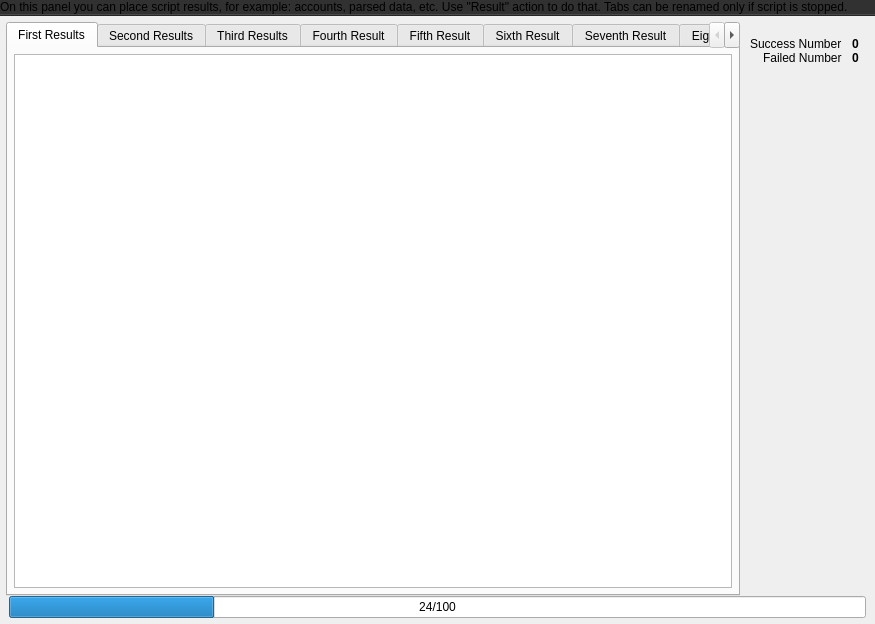
<?xml version="1.0" encoding="UTF-8"?>
<ui version="4.0">
 <class>OutputWidget</class>
 <widget class="QWidget" name="OutputWidget">
  <property name="geometry">
   <rect>
    <x>0</x>
    <y>0</y>
    <width>875</width>
    <height>624</height>
   </rect>
  </property>
  <property name="windowTitle">
   <string>Form</string>
  </property>
  <layout class="QVBoxLayout" name="verticalLayout_2">
   <property name="spacing">
    <number>0</number>
   </property>
   <property name="leftMargin">
    <number>0</number>
   </property>
   <property name="topMargin">
    <number>0</number>
   </property>
   <property name="rightMargin">
    <number>0</number>
   </property>
   <property name="bottomMargin">
    <number>6</number>
   </property>
   <item>
    <widget class="QWidget" name="TooltipContainer" native="true">
     <property name="styleSheet">
      <string notr="true">*{background-color:#313131}</string>
     </property>
     <layout class="QVBoxLayout" name="verticalLayout_5">
      <property name="spacing">
       <number>0</number>
      </property>
      <property name="leftMargin">
       <number>0</number>
      </property>
      <property name="topMargin">
       <number>0</number>
      </property>
      <property name="rightMargin">
       <number>0</number>
      </property>
      <property name="bottomMargin">
       <number>0</number>
      </property>
      <item>
       <widget class="QLabel" name="Tooltip">
        <property name="text">
         <string>&lt;html&gt;&lt;head/&gt;&lt;body&gt;&lt;p&gt;&lt;img src=&quot;:/studio/images/question.png&quot;/&gt; On this panel you can place script results, for example: accounts, parsed data, etc. Use &quot;Result&quot; action to do that. Tabs can be renamed only if script is stopped.&lt;/p&gt;&lt;/body&gt;&lt;/html&gt;</string>
        </property>
        <property name="wordWrap">
         <bool>true</bool>
        </property>
        <property name="margin">
         <number>6</number>
        </property>
       </widget>
      </item>
     </layout>
    </widget>
   </item>
   <item>
    <widget class="QWidget" name="Border1" native="true">
     <property name="minimumSize">
      <size>
       <width>0</width>
       <height>1</height>
      </size>
     </property>
     <property name="maximumSize">
      <size>
       <width>16777215</width>
       <height>1</height>
      </size>
     </property>
     <property name="styleSheet">
      <string notr="true">*{background-color:#494949}</string>
     </property>
    </widget>
   </item>
   <item>
    <widget class="QWidget" name="Border2" native="true">
     <property name="minimumSize">
      <size>
       <width>0</width>
       <height>1</height>
      </size>
     </property>
     <property name="maximumSize">
      <size>
       <width>16777215</width>
       <height>1</height>
      </size>
     </property>
     <property name="styleSheet">
      <string notr="true">*{background-color:#262626}</string>
     </property>
    </widget>
   </item>
   <item>
    <layout class="QHBoxLayout" name="horizontalLayout">
     <property name="leftMargin">
      <number>6</number>
     </property>
     <property name="topMargin">
      <number>6</number>
     </property>
     <property name="rightMargin">
      <number>6</number>
     </property>
     <item>
      <widget class="QTabWidget" name="tabWidget">
       <property name="currentIndex">
        <number>0</number>
       </property>
       <widget class="QWidget" name="tab">
        <attribute name="title">
         <string notr="true">First Results</string>
        </attribute>
        <layout class="QVBoxLayout" name="verticalLayout_3">
         <property name="leftMargin">
          <number>6</number>
         </property>
         <property name="topMargin">
          <number>6</number>
         </property>
         <property name="rightMargin">
          <number>6</number>
         </property>
         <property name="bottomMargin">
          <number>6</number>
         </property>
         <item>
          <widget class="QTextBrowser" name="Output1">
           <property name="font">
            <font>
             <family>Courier New</family>
             <pointsize>10</pointsize>
             <weight>75</weight>
             <bold>true</bold>
            </font>
           </property>
           <property name="lineWrapMode">
            <enum>QTextEdit::NoWrap</enum>
           </property>
           <property name="readOnly">
            <bool>true</bool>
           </property>
           <property name="html">
            <string>&lt;!DOCTYPE HTML PUBLIC &quot;-//W3C//DTD HTML 4.0//EN&quot; &quot;http://www.w3.org/TR/REC-html40/strict.dtd&quot;&gt;
&lt;html&gt;&lt;head&gt;&lt;meta name=&quot;qrichtext&quot; content=&quot;1&quot; /&gt;&lt;style type=&quot;text/css&quot;&gt;
p, li { white-space: pre-wrap; }
&lt;/style&gt;&lt;/head&gt;&lt;body style=&quot; font-family:'Courier New'; font-size:10pt; font-weight:600; font-style:normal;&quot;&gt;
&lt;p style=&quot;-qt-paragraph-type:empty; margin-top:0px; margin-bottom:0px; margin-left:0px; margin-right:0px; -qt-block-indent:0; text-indent:0px; font-weight:400;&quot;&gt;&lt;br /&gt;&lt;/p&gt;&lt;/body&gt;&lt;/html&gt;</string>
           </property>
           <property name="placeholderText">
            <string notr="true"/>
           </property>
           <property name="openExternalLinks">
            <bool>true</bool>
           </property>
          </widget>
         </item>
         <item>
          <layout class="QVBoxLayout" name="configuratorLayout_1"/>
         </item>
        </layout>
       </widget>
       <widget class="QWidget" name="tab_2">
        <attribute name="title">
         <string notr="true">Second Results</string>
        </attribute>
        <layout class="QVBoxLayout" name="verticalLayout_4">
         <property name="leftMargin">
          <number>6</number>
         </property>
         <property name="topMargin">
          <number>6</number>
         </property>
         <property name="rightMargin">
          <number>6</number>
         </property>
         <property name="bottomMargin">
          <number>6</number>
         </property>
         <item>
          <widget class="QTextBrowser" name="Output2">
           <property name="font">
            <font>
             <family>Courier New</family>
             <pointsize>10</pointsize>
             <weight>75</weight>
             <bold>true</bold>
            </font>
           </property>
           <property name="lineWrapMode">
            <enum>QTextEdit::NoWrap</enum>
           </property>
           <property name="placeholderText">
            <string notr="true"/>
           </property>
          </widget>
         </item>
         <item>
          <layout class="QVBoxLayout" name="configuratorLayout_2"/>
         </item>
        </layout>
       </widget>
       <widget class="QWidget" name="tab_3">
        <attribute name="title">
         <string notr="true">Third Results</string>
        </attribute>
        <layout class="QVBoxLayout" name="verticalLayout_6">
         <property name="leftMargin">
          <number>6</number>
         </property>
         <property name="topMargin">
          <number>6</number>
         </property>
         <property name="rightMargin">
          <number>6</number>
         </property>
         <property name="bottomMargin">
          <number>6</number>
         </property>
         <item>
          <widget class="QTextBrowser" name="Output3">
           <property name="font">
            <font>
             <family>Courier New</family>
             <pointsize>10</pointsize>
             <weight>75</weight>
             <bold>true</bold>
            </font>
           </property>
           <property name="lineWrapMode">
            <enum>QTextEdit::NoWrap</enum>
           </property>
           <property name="placeholderText">
            <string notr="true"/>
           </property>
          </widget>
         </item>
         <item>
          <layout class="QVBoxLayout" name="configuratorLayout_3"/>
         </item>
        </layout>
       </widget>
       <widget class="QWidget" name="tab_4">
        <attribute name="title">
         <string notr="true">Fourth Result</string>
        </attribute>
        <layout class="QVBoxLayout" name="verticalLayout_7">
         <property name="leftMargin">
          <number>6</number>
         </property>
         <property name="topMargin">
          <number>6</number>
         </property>
         <property name="rightMargin">
          <number>6</number>
         </property>
         <property name="bottomMargin">
          <number>6</number>
         </property>
         <item>
          <widget class="QTextBrowser" name="Output4">
           <property name="font">
            <font>
             <family>Courier New</family>
             <pointsize>10</pointsize>
             <weight>75</weight>
             <bold>true</bold>
            </font>
           </property>
           <property name="undoRedoEnabled">
            <bool>false</bool>
           </property>
           <property name="lineWrapMode">
            <enum>QTextEdit::NoWrap</enum>
           </property>
           <property name="readOnly">
            <bool>true</bool>
           </property>
           <property name="placeholderText">
            <string notr="true"/>
           </property>
          </widget>
         </item>
         <item>
          <layout class="QVBoxLayout" name="configuratorLayout_4"/>
         </item>
        </layout>
       </widget>
       <widget class="QWidget" name="tab_5">
        <attribute name="title">
         <string notr="true">Fifth Result</string>
        </attribute>
        <layout class="QVBoxLayout" name="verticalLayout_9">
         <property name="leftMargin">
          <number>6</number>
         </property>
         <property name="topMargin">
          <number>6</number>
         </property>
         <property name="rightMargin">
          <number>6</number>
         </property>
         <property name="bottomMargin">
          <number>6</number>
         </property>
         <item>
          <widget class="QTextBrowser" name="Output5">
           <property name="font">
            <font>
             <family>Courier New</family>
             <pointsize>10</pointsize>
             <weight>75</weight>
             <bold>true</bold>
            </font>
           </property>
           <property name="undoRedoEnabled">
            <bool>false</bool>
           </property>
           <property name="lineWrapMode">
            <enum>QTextEdit::NoWrap</enum>
           </property>
           <property name="readOnly">
            <bool>true</bool>
           </property>
           <property name="placeholderText">
            <string notr="true"/>
           </property>
          </widget>
         </item>
         <item>
          <layout class="QVBoxLayout" name="configuratorLayout_5"/>
         </item>
        </layout>
       </widget>
       <widget class="QWidget" name="tab_6">
        <attribute name="title">
         <string notr="true">Sixth Result</string>
        </attribute>
        <layout class="QVBoxLayout" name="verticalLayout_10">
         <property name="leftMargin">
          <number>6</number>
         </property>
         <property name="topMargin">
          <number>6</number>
         </property>
         <property name="rightMargin">
          <number>6</number>
         </property>
         <property name="bottomMargin">
          <number>6</number>
         </property>
         <item>
          <widget class="QTextBrowser" name="Output6">
           <property name="font">
            <font>
             <family>Courier New</family>
             <pointsize>10</pointsize>
             <weight>75</weight>
             <bold>true</bold>
            </font>
           </property>
           <property name="undoRedoEnabled">
            <bool>false</bool>
           </property>
           <property name="lineWrapMode">
            <enum>QTextEdit::NoWrap</enum>
           </property>
           <property name="readOnly">
            <bool>true</bool>
           </property>
           <property name="placeholderText">
            <string notr="true"/>
           </property>
          </widget>
         </item>
         <item>
          <layout class="QVBoxLayout" name="configuratorLayout_6"/>
         </item>
        </layout>
       </widget>
       <widget class="QWidget" name="tab_7">
        <attribute name="title">
         <string notr="true">Seventh Result</string>
        </attribute>
        <layout class="QVBoxLayout" name="verticalLayout_12">
         <property name="leftMargin">
          <number>6</number>
         </property>
         <property name="topMargin">
          <number>6</number>
         </property>
         <property name="rightMargin">
          <number>6</number>
         </property>
         <property name="bottomMargin">
          <number>6</number>
         </property>
         <item>
          <widget class="QTextBrowser" name="Output7">
           <property name="font">
            <font>
             <family>Courier New</family>
             <pointsize>10</pointsize>
             <weight>75</weight>
             <bold>true</bold>
            </font>
           </property>
           <property name="undoRedoEnabled">
            <bool>false</bool>
           </property>
           <property name="lineWrapMode">
            <enum>QTextEdit::NoWrap</enum>
           </property>
           <property name="readOnly">
            <bool>true</bool>
           </property>
           <property name="placeholderText">
            <string notr="true"/>
           </property>
          </widget>
         </item>
         <item>
          <layout class="QVBoxLayout" name="configuratorLayout_7"/>
         </item>
        </layout>
       </widget>
       <widget class="QWidget" name="tab_8">
        <attribute name="title">
         <string notr="true">Eighth Result</string>
        </attribute>
        <layout class="QVBoxLayout" name="verticalLayout_14">
         <property name="leftMargin">
          <number>6</number>
         </property>
         <property name="topMargin">
          <number>6</number>
         </property>
         <property name="rightMargin">
          <number>6</number>
         </property>
         <property name="bottomMargin">
          <number>6</number>
         </property>
         <item>
          <widget class="QTextBrowser" name="Output8">
           <property name="font">
            <font>
             <family>Courier New</family>
             <pointsize>10</pointsize>
             <weight>75</weight>
             <bold>true</bold>
            </font>
           </property>
           <property name="undoRedoEnabled">
            <bool>false</bool>
           </property>
           <property name="lineWrapMode">
            <enum>QTextEdit::NoWrap</enum>
           </property>
           <property name="readOnly">
            <bool>true</bool>
           </property>
           <property name="placeholderText">
            <string notr="true"/>
           </property>
          </widget>
         </item>
         <item>
          <layout class="QVBoxLayout" name="configuratorLayout_8"/>
         </item>
        </layout>
       </widget>
       <widget class="QWidget" name="tab_9">
        <attribute name="title">
         <string notr="true">Ninth Result</string>
        </attribute>
        <layout class="QVBoxLayout" name="verticalLayout_16">
         <property name="leftMargin">
          <number>6</number>
         </property>
         <property name="topMargin">
          <number>6</number>
         </property>
         <property name="rightMargin">
          <number>6</number>
         </property>
         <property name="bottomMargin">
          <number>6</number>
         </property>
         <item>
          <widget class="QTextBrowser" name="Output9">
           <property name="font">
            <font>
             <family>Courier New</family>
             <pointsize>10</pointsize>
             <weight>75</weight>
             <bold>true</bold>
            </font>
           </property>
           <property name="undoRedoEnabled">
            <bool>false</bool>
           </property>
           <property name="lineWrapMode">
            <enum>QTextEdit::NoWrap</enum>
           </property>
           <property name="readOnly">
            <bool>true</bool>
           </property>
           <property name="placeholderText">
            <string notr="true"/>
           </property>
          </widget>
         </item>
         <item>
          <layout class="QVBoxLayout" name="configuratorLayout_9"/>
         </item>
        </layout>
       </widget>
      </widget>
     </item>
     <item>
      <layout class="QVBoxLayout" name="verticalLayout">
       <property name="leftMargin">
        <number>0</number>
       </property>
       <item>
        <layout class="QFormLayout" name="formLayout">
         <property name="fieldGrowthPolicy">
          <enum>QFormLayout::AllNonFixedFieldsGrow</enum>
         </property>
         <property name="labelAlignment">
          <set>Qt::AlignRight|Qt::AlignTrailing|Qt::AlignVCenter</set>
         </property>
         <property name="formAlignment">
          <set>Qt::AlignHCenter|Qt::AlignTop</set>
         </property>
         <property name="horizontalSpacing">
          <number>10</number>
         </property>
         <property name="leftMargin">
          <number>10</number>
         </property>
         <property name="topMargin">
          <number>15</number>
         </property>
         <property name="rightMargin">
          <number>10</number>
         </property>
         <item row="0" column="0">
          <widget class="QLabel" name="label">
           <property name="text">
            <string>Success Number</string>
           </property>
          </widget>
         </item>
         <item row="0" column="1">
          <widget class="QLabel" name="LabelSuccess">
           <property name="styleSheet">
            <string notr="true">font: bold;
</string>
           </property>
           <property name="text">
            <string>0</string>
           </property>
           <property name="textFormat">
            <enum>Qt::AutoText</enum>
           </property>
          </widget>
         </item>
         <item row="1" column="0">
          <widget class="QLabel" name="label_2">
           <property name="text">
            <string>Failed Number</string>
           </property>
          </widget>
         </item>
         <item row="1" column="1">
          <widget class="QLabel" name="LabelFailed">
           <property name="styleSheet">
            <string notr="true">font: bold;
</string>
           </property>
           <property name="text">
            <string>0</string>
           </property>
          </widget>
         </item>
        </layout>
       </item>
      </layout>
     </item>
    </layout>
   </item>
   <item>
    <layout class="QHBoxLayout" name="horizontalLayout_2">
     <property name="leftMargin">
      <number>9</number>
     </property>
     <property name="topMargin">
      <number>0</number>
     </property>
     <property name="rightMargin">
      <number>9</number>
     </property>
     <item>
      <widget class="QProgressBar" name="progressBar">
       <property name="value">
        <number>24</number>
       </property>
       <property name="format">
        <string>%v/%m</string>
       </property>
      </widget>
     </item>
    </layout>
   </item>
  </layout>
 </widget>
 <resources/>
 <connections/>
</ui>
